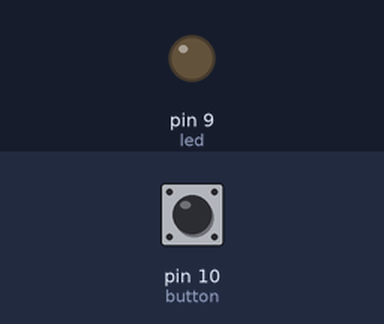
The sketch below on a simulated Arduino Uno, built with avr-gcc and run on an emulated ATmega328P. Parts: output pins drawn as LEDs (lit = HIGH). Inputs (shaded band) come from the test bench; at power-on: pin 10 (button) HIGH.

Above: at 1.2 s.
1.3 s: pin 10 (button) pulled LOW for 0.15 s
At 1.38 s:
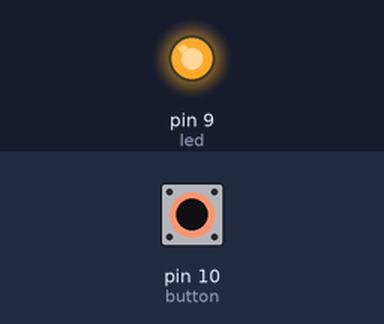
2.9 s: pin 10 (button) pulled LOW for 3.2 s
At 7.5 s:
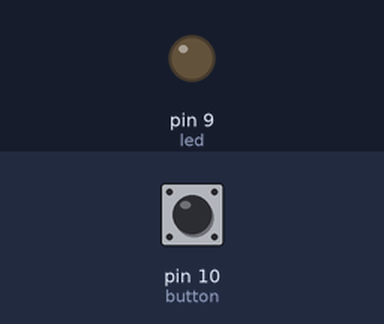
Timing chart, 0 to 9.0 s (numbered marks = the images above; inputs shaded):
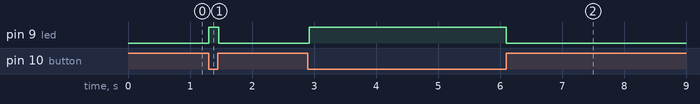

The sketch:

3.ino
```cpp
int led = 9;
int button= 10;

void setup() {
  pinMode(led, OUTPUT);
  pinMode(button, INPUT);
}

void loop() {
  state0();
}

void state0() {
  int buttonState;
  digitalWrite(led, LOW);
  do{
    delay(20);
    buttonState = digitalRead(button);
    if(buttonState == LOW){
      state1();
    }
  }while(true);
}

void state1() {
  int buttonState;
  digitalWrite(led, HIGH);
  do{
    delay(20);
    buttonState = digitalRead(button);
  }while(buttonState == HIGH);
  state2();
}

void state2() {
  int buttonState;
  do{
    delay(20);
    buttonState = digitalRead(button);
  }while(buttonState == LOW);
  state3();
}

void state3() {
  int buttonState;
  digitalWrite(led, LOW);
  do{
    delay(20);
    buttonState = digitalRead(button);
  }while(buttonState == HIGH);
  state0();
}
```

Measured:
- after the input at 1.3 s, pin 9 (led): LOW → HIGH at once, → LOW 0.16 s later
- after the input at 2.9 s, pin 9 (led): LOW → HIGH at once, → LOW 3.2 s later
